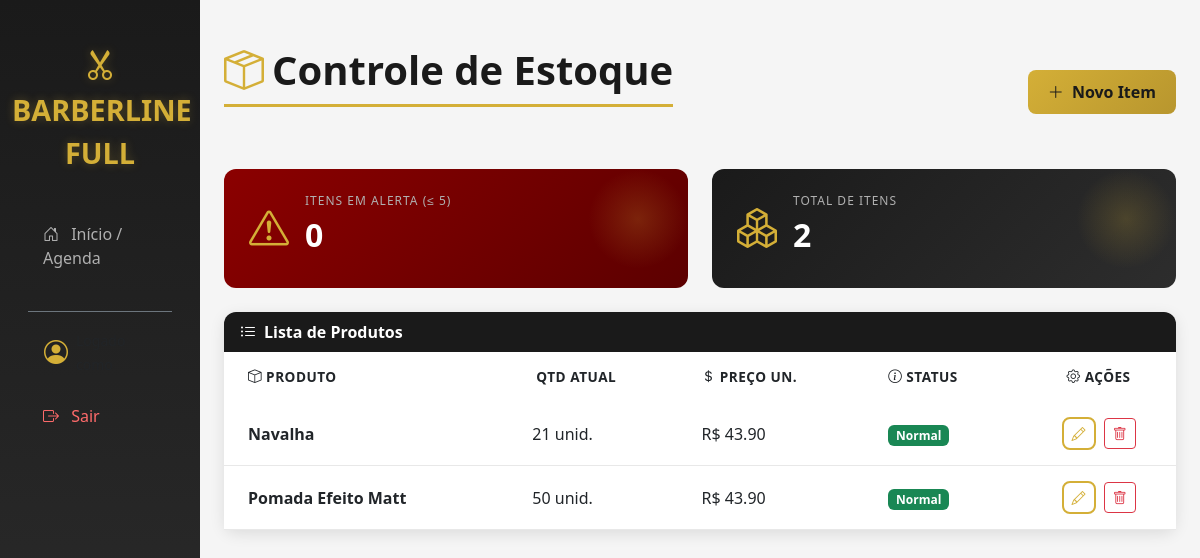
Page /estoque/ on the committed database.
### core/models.py (models this page shows, shortened)
class Produto(models.Model):
    nome = models.CharField(max_length=100)
    quantidade = models.IntegerField(default=0)
    quantidade_minima = models.IntegerField(default=5)
    preco_custo = models.DecimalField(max_digits=10, decimal_places=2)

### agendamentos/views.py (the view)
# urls.py: path('estoque/', lista_estoque, name='estoque'),
def lista_estoque(request):
    produtos = Produto.objects.all().order_by('nome')
    total_itens = produtos.count()
    itens_baixo_estoque = produtos.filter(quantidade__lte=5).count()
    context = {
        'produtos': produtos,
        'total_itens': total_itens,
        'itens_baixo_estoque': itens_baixo_estoque,
    }
    return render(request, 'estoque.html', context)

### templates/estoque.html (shortened to what this page needs)
{% extends 'base.html' %}
{% block content %}
<div class="d-flex justify-content-between align-items-center pt-3 pb-2 mb-4">
    <h1 class="page-header"><i class="bi bi-box-seam me-2 text-gold"></i>Controle de Estoque</h1>
    <a href="{% url 'novo_produto' %}" class="btn btn-gold">
        <i class="bi bi-plus-lg me-1"></i> Novo Item
    </a>
</div>
<div class="row mb-4">
    <div class="col-md-6">
        <div class="stat-card" style="background: linear-gradient(135deg, #8b0000 0%, #5c0000 100%);">
            <div class="d-flex align-items-center">
                <i class="bi bi-exclamation-triangle stat-icon me-3"></i>
                <div>
                    <h6>Itens em Alerta (≤ 5)</h6>
                    <h3>{{ itens_baixo_estoque }}</h3>
                </div>
            </div>
        </div>
    </div>
    <div class="col-md-6">
        <div class="stat-card">
            <div class="d-flex align-items-center">
                <i class="bi bi-boxes stat-icon me-3"></i>
                <div>
                    <h6>Total de Itens</h6>
                    <h3>{{ total_itens }}</h3>
                </div>
            </div>
        </div>
    </div>
</div>
<div class="card">
    <div class="card-header d-flex justify-content-between align-items-center">
        <span><i class="bi bi-list-ul me-2"></i>Lista de Produtos</span>
    </div>
    <div class="card-body p-0">
        <div class="table-responsive">
            <table class="table table-hover mb-0">
                <thead>
                    <tr>
                        <th class="ps-4"><i class="bi bi-box me-1"></i>Produto</th>
                        <th>Qtd Atual</th>
                        <th><i class="bi bi-currency-dollar me-1"></i>Preço Un.</th>
                        <th><i class="bi bi-info-circle me-1"></i>Status</th>
                        <th class="text-center"><i class="bi bi-gear me-1"></i>Ações</th>
                    </tr>
                </thead>
                <tbody>
                    {% for produto in produtos %}
                    <tr>
                        <td class="ps-4"><strong>{{ produto.nome }}</strong></td>
                        <td>{{ produto.quantidade }} unid.</td>
                        <td>R$ {{ produto.preco_custo }}</td>
                        <td>
                            {% if produto.quantidade <= 5 %}
                                <span class="badge bg-danger">Repor Urgente</span>
                            {% elif produto.quantidade <= 10 %}
                                <span class="badge bg-warning text-dark">Atenção</span>
                            {% else %}
                                <span class="badge bg-success">Normal</span>
                            {% endif %}
                        </td>
                        <td class="text-center">
                            <a href="{% url 'editar_produto' produto.id %}" class="btn btn-sm btn-outline-gold me-1" title="Editar">
                                <i class="bi bi-pencil"></i>
                            </a>
                            <a href="{% url 'deletar_produto' produto.id %}" class="btn btn-sm btn-outline-danger" title="Excluir">
                                <i class="bi bi-trash"></i>
                            </a>
                        </td>
                    </tr>
                    {% empty %}
                    <tr>
                        <td colspan="5" class="text-center py-4 text-muted">Nenhum produto cadastrado.</td>
                    </tr>
                    {% endfor %}
                </tbody>
            </table>
        </div>
    </div>
</div>
{% endblock %}

### templates/base.html (style rules this page uses)
:root { --primary-black: #1a1a1a; --secondary-black: #2d2d2d; --dark-gray: #404040; --light-gray: #f5f5f5; --white: #ffffff; --gold: #d4af37; --gold-light: #e8c547; --gold-dark: #b8962e; }
body { background-color: var(--light-gray); font-family: 'Segoe UI', Tahoma, Geneva, Verdana, sans-serif; }
.card { border: none; border-radius: 12px; box-shadow: 0 4px 15px rgba(0,0,0,0.1); transition: transform 0.3s ease, box-shadow 0.3s ease; }
.card-header { background: var(--primary-black); color: var(--white); border-radius: 12px 12px 0 0 !important; font-weight: 600; border: none; }
.btn-gold { background: linear-gradient(135deg, var(--gold) 0%, var(--gold-dark) 100%); color: var(--primary-black); border: none; font-weight: 600; padding: 10px 20px; border-radius: 8px; transition: all 0.3s ease; }
.btn-outline-gold { border: 2px solid var(--gold); color: var(--gold); background: transparent; font-weight: 600; border-radius: 8px; transition: all 0.3s ease; }
.table thead { background: var(--primary-black); color: var(--white); }
.table th { border: none; padding: 15px; font-weight: 600; text-transform: uppercase; font-size: 0.85rem; letter-spacing: 0.5px; }
.table td { padding: 15px; vertical-align: middle; border-color: #e8e8e8; }
.text-gold { color: var(--gold) !important; }
h1, h2, h3, h4, h5 { color: var(--primary-black); font-weight: 700; }
.page-header { color: var(--primary-black); border-bottom: 3px solid var(--gold); padding-bottom: 10px; margin-bottom: 30px; }
.stat-card { background: linear-gradient(135deg, var(--primary-black) 0%, var(--secondary-black) 100%); color: var(--white); border-radius: 12px; padding: 25px; position: relative; overflow: hidden; }
.stat-card::before { content: ''; position: absolute; top: 0; right: 0; width: 100px; height: 100px; background: radial-gradient(circle, rgba(212,175,55,0.2) 0%, transparent 70%); }
.stat-card .stat-icon { font-size: 2.5rem; color: var(--gold); }
.stat-card h3 { color: var(--white); font-size: 2rem; font-weight: 700; }
.stat-card h6 { color: #b0b0b0; text-transform: uppercase; font-size: 0.75rem; letter-spacing: 1px; }

### rows in the picture
Produto: nome "Navalha", quantidade "21", preco_custo "43.90", shows "Normal"
Produto: nome "Pomada Efeito Matt", quantidade "50", preco_custo "43.90", shows "Normal"

### other values in the picture
{{ itens_baixo_estoque }} "0"
{{ total_itens }} "2"
